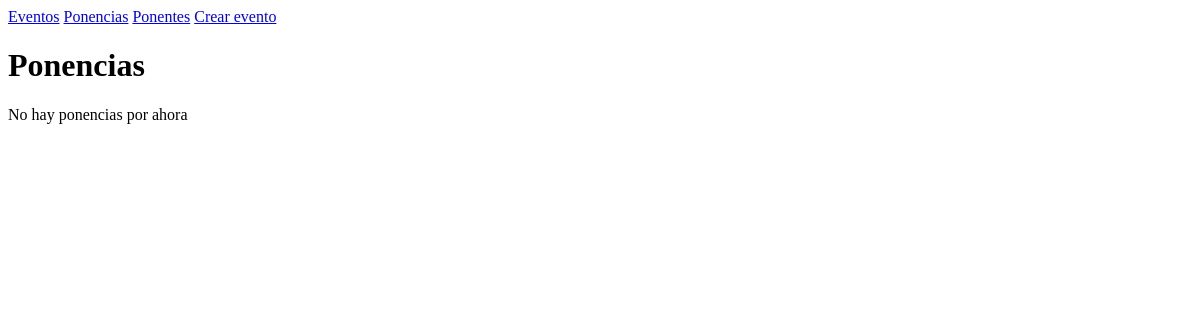
Page /0/ponencias on the earlier database version.
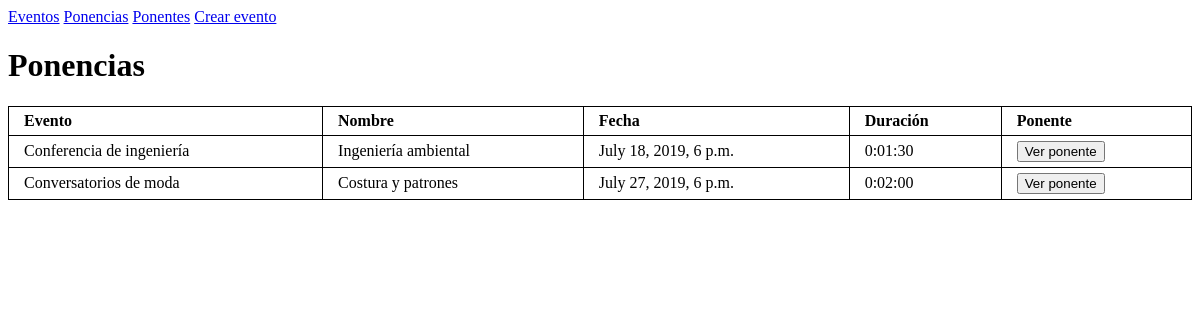
Same page on the later database version.
### eventos/models.py (models this page shows, shortened)
class Ponencia(models.Model):
	evento = models.ForeignKey(Evento, on_delete=models.CASCADE)
	nombre_ponencia = models.CharField('Nombre', max_length=100)
	fecha_ponencia = models.DateTimeField('Fecha')
	duracion = models.DurationField()

class Evento(models.Model):
	nombre_evento = models.CharField('Nombre', max_length=100)
	def __str__(self):
		return self.nombre_evento

### eventos/views.py (the view)
# urls.py: path('<int:evento_id>/ponencias', views.ponencias, name='ponencias'),
def ponencias(request, evento_id):
	if evento_id == 0:
		return render(request, 'eventos/ponencias.html', {'ponencias': Ponencia.objects.all()})
	else:
		return render(request, 'eventos/ponencias.html', {'ponencias': Ponencia.objects.filter(evento_id=evento_id)})

### eventos/templates/eventos/ponencias.html
{% extends 'eventos/menu.html' %}
{% block content %}
    <h1>Ponencias</h1>
    {% if ponencias %}
        <table>
		    <tr>
		        <th>Evento</th>
		        <th>Nombre</th>
		        <th>Fecha</th>
		        <th>Duración</th>
		        <th>Ponente</th>
		    </tr>
		    {% for ponencia in ponencias %}
		    <tr>
		        <td>{{ ponencia.evento }}</td>
		        <td>{{ ponencia.nombre_ponencia }}</td>
		        <td>{{ ponencia.fecha_ponencia }}</td>
		        <td>{{ ponencia.duracion }}</td>
		        <td><a href="{% url 'eventos:ponentes' ponencia.id %}">
		        <button type="button">Ver ponente</button>
		        </a></td>
		    </tr>
		    {% endfor %}
		</table>
		{% else %}
		<p>No hay ponencias por ahora</p>
	{% endif %}
{% endblock %}

Differences in the rows shown:
added Ponencia: evento "Conferencia de ingeniería", nombre_ponencia "Ingeniería ambiental", fecha_ponencia "July 18, 2019, 6 p.m.", duracion "0:01:30"
added Ponencia: evento "Conversatorios de moda", nombre_ponencia "Costura y patrones", fecha_ponencia "July 27, 2019, 6 p.m.", duracion "0:02:00"
Other differences:
text no longer shown: "No hay ponencias por ahora"
text now shown: "Evento Nombre Fecha Duración Ponente"
